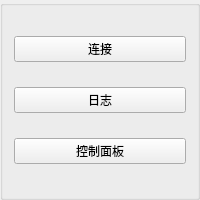
        <widget class="QGroupBox" name="groupBox_2">
         <property name="minimumSize">
          <size>
           <width>0</width>
           <height>200</height>
          </size>
         </property>
         <property name="styleSheet">
          <string notr="true">#groupBox_2{
background-color: rgba(120, 120, 120, 0);
border: 0px solid #42adff;
border-top:1px solid qlineargradient(spread:reflect, x1:0, y1:0, x2:1, y2:0.471, stop:0.0225989 rgba(135, 169, 182, 255), stop:0.494318 rgba(55, 177, 198, 255), stop:0.937853 rgba(56, 172, 207, 255));

border-radius:0px;}
</string>
         </property>
         <property name="title">
          <string/>
         </property>
         <layout class="QVBoxLayout" name="verticalLayout">
          <item>
           <widget class="QPushButton" name="pushButton_connect">
            <property name="text">
             <string>连接</string>
            </property>
            <property name="icon">
             <iconset resource="resource/main.qrc">
              <normaloff>:/mian_background/connect.png</normaloff>:/mian_background/connect.png</iconset>
            </property>
           </widget>
          </item>
          <item>
           <widget class="QPushButton" name="pushButton_log">
            <property name="text">
             <string>日志</string>
            </property>
            <property name="icon">
             <iconset resource="resource/main.qrc">
              <normaloff>:/mian_background/log.png</normaloff>:/mian_background/log.png</iconset>
            </property>
           </widget>
          </item>
          <item>
           <widget class="QPushButton" name="pushButton_manual">
            <property name="text">
             <string>控制面板</string>
            </property>
            <property name="icon">
             <iconset resource="resource/main.qrc">
              <normaloff>:/mian_background/manual.png</normaloff>:/mian_background/manual.png</iconset>
            </property>
            <property name="iconSize">
             <size>
              <width>20</width>
              <height>20</height>
             </size>
            </property>
           </widget>
          </item>
         </layout>
        </widget>
